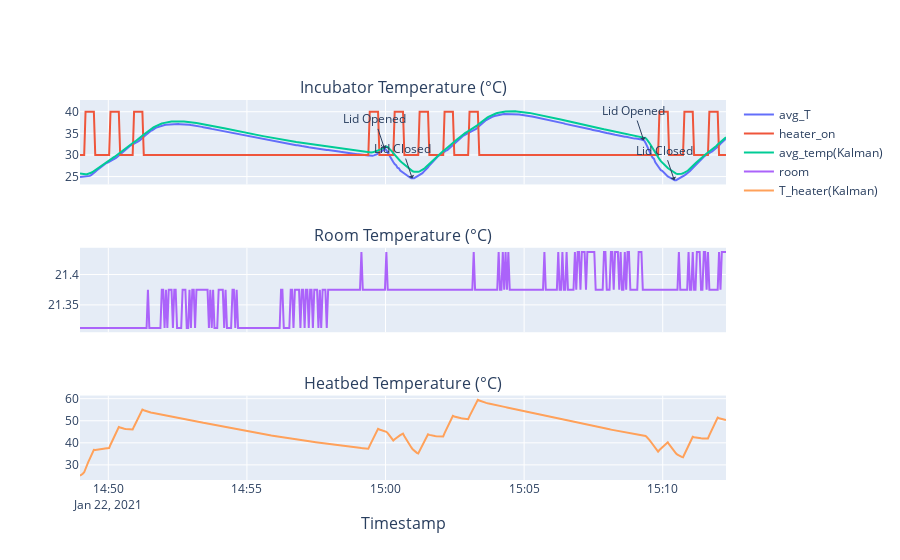

Here is the notebook cell this chart was saved with:
### Code cell
from data_handling import plotly_incubator_data

fig = plotly_incubator_data(data,
                            compare_to={
                                "Kalman": {
                                    "timestamp_ns": data["timestamp_ns"],
                                    "T": kalman_prediction[:, 1],
                                    "T_heater": kalman_prediction[:, 0]
                                },
                            },
                            heater_T_data={
                                "Kalman": {
                                    "timestamp_ns": data["timestamp_ns"],
                                    "T_heater": kalman_prediction[:, 0]
                                },
                            },
                            events=events,
                            overlay_heater=True,
                            show_hr_time=True)

# Save plotly interactive plot
import plotly.io as pio
pio.write_html(fig, file="incubator_KF.html")

fig

### Figure 1 — Plotly figure (JSON) as saved in the notebook; plotly's stock layout.template omitted (floating-point values rounded to 4 significant figures; data arrays with more than 128 entries replaced by an {"elided": "..."} marker saying what was removed)
{"data": [{"name": "avg_T", "type": "scatter", "x": {"elided": "467 str values"}, "xaxis": "x", "y": {"elided": "467 float values"}, "yaxis": "y"}, {"name": "heater_on", "type": "scatter", "x": {"elided": "467 str values"}, "xaxis": "x", "y": {"elided": "467 int values"}, "yaxis": "y"}, {"error_y": {"type": "data"}, "name": "avg_temp(Kalman)", "type": "scatter", "x": {"elided": "467 str values"}, "xaxis": "x", "y": {"elided": "467 float values"}, "yaxis": "y"}, {"name": "room", "type": "scatter", "x": {"elided": "467 str values"}, "xaxis": "x2", "y": {"elided": "467 float values"}, "yaxis": "y2"}, {"error_y": {"type": "data"}, "name": "T_heater(Kalman)", "type": "scatter", "x": {"elided": "467 str values"}, "xaxis": "x3", "y": {"elided": "467 float values"}, "yaxis": "y3"}], "layout": {"annotations": [{"font": {"size": 16}, "showarrow": false, "text": "Incubator Temperature (°C)", "x": 0.5, "xanchor": "center", "xref": "paper", "y": 1, "yanchor": "bottom", "yref": "paper"}, {"font": {"size": 16}, "showarrow": false, "text": "Room Temperature (°C)", "x": 0.5, "xanchor": "center", "xref": "paper", "y": 0.6111, "yanchor": "bottom", "yref": "paper"}, {"font": {"size": 16}, "showarrow": false, "text": "Heatbed Temperature (°C)", "x": 0.5, "xanchor": "center", "xref": "paper", "y": 0.2222, "yanchor": "bottom", "yref": "paper"}, {"font": {"size": 16}, "showarrow": false, "text": "Timestamp", "x": 0.5, "xanchor": "center", "xref": "paper", "y": 0, "yanchor": "top", "yref": "paper", "yshift": -30}, {"arrowhead": 1, "showarrow": true, "text": "Lid Opened", "x": "2021-01-22T14:59:58", "y": 31.41}, {"arrowhead": 1, "showarrow": true, "text": "Lid Closed", "x": "2021-01-22T15:00:58", "y": 24.53}, {"arrowhead": 1, "showarrow": true, "text": "Lid Opened", "x": "2021-01-22T15:09:19", "y": 33.34}, {"arrowhead": 1, "showarrow": true, "text": "Lid Closed", "x": "2021-01-22T15:10:25", "y": 24.16}], "xaxis": {"anchor": "y", "domain": [0, 1], "matches": "x3", "showticklabels": false}, "xaxis2": {"anchor": "y2", "domain": [0, 1], "matches": "x3", "showticklabels": false}, "xaxis3": {"anchor": "y3", "domain": [0, 1]}, "yaxis": {"anchor": "x", "domain": [0.7778, 1]}, "yaxis2": {"anchor": "x2", "domain": [0.3889, 0.6111]}, "yaxis3": {"anchor": "x3", "domain": [0, 0.2222]}}}
